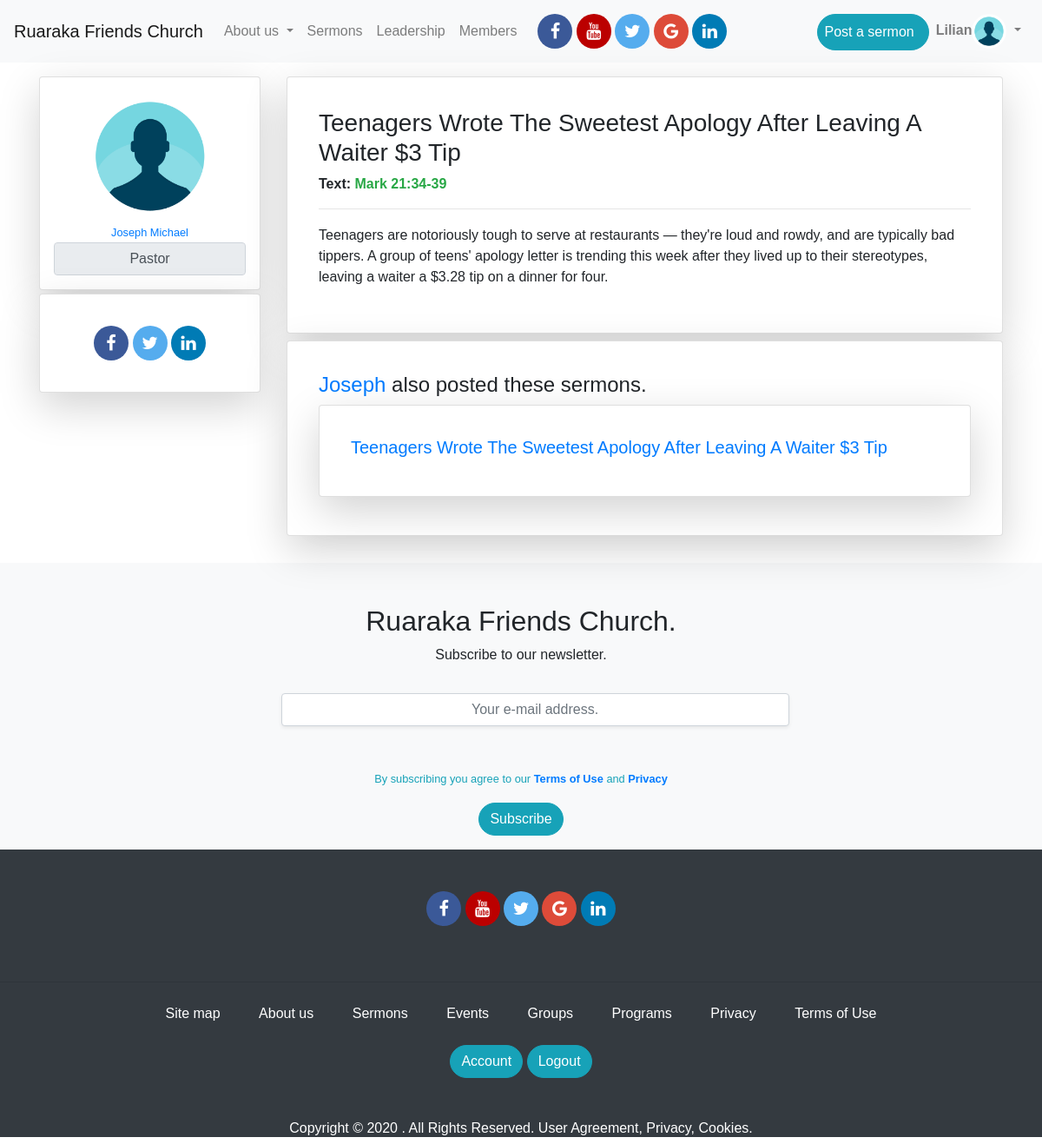
/sermon/details/1 (signed in), run on the app's committed database.
### app/models.py (models this page shows, shortened)
class User(UserMixin,db.Model):
	id = db.Column(db.Integer, primary_key=True)
	username = db.Column(db.String(124), index=True,unique=True)
	firstname = db.Column(db.String(124), index=True)
	lastname = db.Column(db.String(124), index=True)
	email = db.Column(db.String(124), index=True, unique=True)
	password_hash = db.Column(db.String(124), index=True, unique=True)
	about_me = db.Column(db.String(150))
	avatar = db.Column(db.String(150))
	role = db.Column(db.String(124), index=True)
	posts = db.relationship('Post', backref='author', lazy='dynamic')
	posts = db.relationship('Sermon', backref='author', lazy='dynamic')

class Sermon(db.Model):
	id = db.Column(db.Integer, primary_key=True)
	title = db.Column(db.String(124), index=True)
	text = db.Column(db.String(124), index=True)
	body = db.Column(db.String(500), index=True)
	created_at = db.Column(db.DateTime, index=True, default = datetime.utcnow)
	user_id = db.Column(db.Integer, db.ForeignKey('user.id'))

### app/routes.py (the view)
@app.route('/sermon/details/<sermon_id>')
def sermon_details(sermon_id):
	sermon = Sermon.query.get(sermon_id)
	sermons= Sermon.query.filter_by(author=sermon.author).all()
	return render_template('sermon_details.html', title=sermon.title, sermon=sermon,sermons=sermons )

### app/models.py (called while the page is built)
@login.user_loader
def load_user(id):
	return User.query.get(int(id))

### app/templates/sermon_details.html (shortened to what this page needs)
{% extends 'base.html' %}
{% block content  %}
<section id="profile_section">
	<div class="container mt-3 mb-5">
		<div class="row">
			<div class="col-xs-12 col-sm-12 col-md-3 col-lg-3 col-xl-3">
        <a href="{{url_for('profile', username=sermon.author.username)}}">
  				<div class="card shadow-lg p-3 mb-1 bg-white rounded text-center">
  					<img src="{{url_for('static', filename='imgs/profile_pic.png')}}" class="img-rounded mx-auto" style="height: 150px; width:150px">
  					<div class="card-body p-0">
  						<small>{{sermon.author.firstname}} {{sermon.author.lastname}}</small>
  						<input type="tex" disabled value="{{sermon.author.role}}" class="form-control" style="text-align: center">
  					</div>
  				</div>
        </a>
				<div class="card shadow-lg p-3 mb-2 bg-white rounded">
					<div class="card-body">
						<div id="social_media_links" class="text-center">
					        <a href="#" class="fa fa-facebook"></a>
					        <a href="#" class="fa fa-twitter"></a>
					        <a href="#" class="fa fa-linkedin"></a>
				      </div>
					</div>
				</div>
			</div>
			<div class="col-xs-12 col-sm-12 col-md-9 col-lg-9 col-xl-9">
				<div class="card shadow-lg p-3 mb-2 bg-white rounded">
					<div class="card-body">
						<h3 class=""> {{sermon.title}} </h3>
            <strong>Text: <span class="text text-success">{{sermon.text}}</span> </strong>
            <hr class="pt-0" style="height:2px">
					  <p>{{sermon.body}}</p>
					</div>
				</div>
				<div class="card shadow-lg p-3 mb-2 bg-white rounded">
					<div class="card-body">
            {% if sermons %}
            	<h4 class=""><a href="{{url_for('profile', username=sermon.author.username)}}">{{sermon.author.username}}</a> also posted these sermons.</h4>
              <div class="row">
                {% for sermon in sermons %}
                  <div class="col-xs-12 col-sm-12 col-md-12 col-lg-12 col-xl-12">
                    	<a href="{{url_for('sermon_details', sermon_id=sermon.id)}}" style="text-decoration: none">
                      <div class="card shadow-lg p-3 mb-2 bg-white rounded">
              					<div class="card-body">
                          	<h5 class=""> {{sermon.title}} </h3>
                        </div>
                      </div>
                    </a>
                  </div>
                {% endfor %}
              </div>
            {% else %}
                <p>No sermons</p>
            {% endif %}
					</div>
				</div>
			</div>
	</div>
</section>
{% endblock content  %}

### app/templates/_navbar.html (shortened to what this page needs)
<nav class="navbar navbar-expand-lg navbar-light bg-light">
  <a class="navbar-brand" href="{{url_for('index')}}">Ruaraka Friends Church</a>
  <div class="collapse navbar-collapse" id="navbarNav">
    <ul class="navbar-nav ">
      <li class="nav-item dropdown">
        <a class="nav-link dropdown-toggle"  href="" id="navbarDropdown" role="button" data-toggle="dropdown" aria-haspopup="true" aria-expanded="false">
          About us
        </a>
      </li>
      <li class="nav-item">
        <a class="nav-link" href="#section-sermons">Sermons</a>
      </li>
      <li class="nav-item">
        <a class="nav-link" href="/#section-leaders">Leadership</a>
      </li>
      <li class="nav-item">
        <a class="nav-link" href="{{url_for('members')}}">Members</a>
      </li>
       <div id="social_media_links" class="text-center ml-3">
        <a href="#" class="fa fa-facebook"></a>
        <a href="#" class="fa fa-youtube"></a>
        <a href="#" class="fa fa-twitter"></a>
        <a href="#" class="fa fa-google"></a>
        <a href="#" class="fa fa-linkedin"></a>
      </div>
    </ul>
    <ul class="navbar-nav ml-auto">
      {% if current_user.is_anonymous %}
      <li class="nav-item">
        <a class="nav-link btn btn-info btn_custom" href="{{url_for('signup')}}" style="color:white;padding-left:20px; padding-right: 20px">Join us</a>
      </li>
      <li class="nav-item">
        <a class="nav-link" href="{{url_for('login')}}" >Login</a>
      </li>
      {% else %}
      <li class="nav-item">
        <a class="nav-link btn btn-info btn_custom text-white mt-2 pr-3" href="{{url_for('sermon')}}" >Post a sermon</a>
      </li>
      <li class="nav-item dropdown">
        <a class="nav-link dropdown-toggle" href="{{url_for('profile',username=current_user.username)}}" id="navbarDropdown" role="button" data-toggle="dropdown" aria-haspopup="true" aria-expanded="false">
          <span><strong>{{current_user.username}}</strong></span><img src="{{url_for('static', filename='imgs/profile_pic.png')}}" class="img-rounded" style="height: 40px; width:40px">
        </a>
      </li>
      {% endif %}
    </ul>
  </div>
</nav>

### app/static/css/main.css (style rules this page uses)
body { font-family: sans-serif; padding: 0; margin: 0 }
.btn_custom { border-radius: 30px; }
.fa { padding: 10px; font-size: 20px; width: 30px; text-align: center; text-decoration: none; border-radius: 50%; }
.fa-facebook { background: #3B5998; color: white; width: 40px; }
.fa-twitter { background: #55ACEE; color: white; width: 40px; }
.fa-google { background: #dd4b39; color: white; width: 40px; }
.fa-linkedin { background: #007bb5; color: white; width: 40px; }
.fa-youtube { background: #bb0000; color: white; width: 40px; }
#profile_section { min-height: 70vh; }

### data on the page
User: username "Lilian"
User: author.firstname "Joseph", author.lastname "Michael", author.role "Pastor", author.username "Joseph"
Sermon: title "Teenagers Wrote The Sweetest Apology After Leaving A Waiter $3 Tip", text "Mark 21:34-39", body "Teenagers are notoriously tough to serve at restaurants — they're loud and rowdy, and are typically bad tippers. A group of teens' apology letter is trending this week after they lived up to their stereotypes, leaving a waiter a $3.28 tip on a dinner for four."
